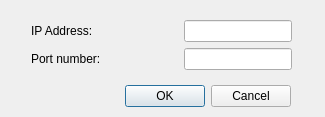
<?xml version="1.0" encoding="UTF-8"?>
<ui version="4.0">
 <class>connectDialog</class>
 <widget class="QDialog" name="connectDialog">
  <property name="geometry">
   <rect>
    <x>0</x>
    <y>0</y>
    <width>325</width>
    <height>117</height>
   </rect>
  </property>
  <property name="windowTitle">
   <string>Dialog</string>
  </property>
  <widget class="QDialogButtonBox" name="buttonBox">
   <property name="geometry">
    <rect>
     <x>30</x>
     <y>80</y>
     <width>261</width>
     <height>32</height>
    </rect>
   </property>
   <property name="orientation">
    <enum>Qt::Horizontal</enum>
   </property>
   <property name="standardButtons">
    <set>QDialogButtonBox::Cancel|QDialogButtonBox::Ok</set>
   </property>
  </widget>
  <widget class="QWidget" name="">
   <property name="geometry">
    <rect>
     <x>31</x>
     <y>20</y>
     <width>261</width>
     <height>52</height>
    </rect>
   </property>
   <layout class="QVBoxLayout" name="verticalLayout">
    <item>
     <layout class="QHBoxLayout" name="horizontalLayout">
      <item>
       <widget class="QLabel" name="label">
        <property name="text">
         <string>IP Address:</string>
        </property>
       </widget>
      </item>
      <item>
       <spacer name="horizontalSpacer">
        <property name="orientation">
         <enum>Qt::Horizontal</enum>
        </property>
        <property name="sizeHint" stdset="0">
         <size>
          <width>40</width>
          <height>20</height>
         </size>
        </property>
       </spacer>
      </item>
      <item>
       <widget class="QLineEdit" name="ipEdit"/>
      </item>
     </layout>
    </item>
    <item>
     <layout class="QHBoxLayout" name="horizontalLayout_2">
      <item>
       <widget class="QLabel" name="label_2">
        <property name="text">
         <string>Port number:</string>
        </property>
       </widget>
      </item>
      <item>
       <spacer name="horizontalSpacer_2">
        <property name="orientation">
         <enum>Qt::Horizontal</enum>
        </property>
        <property name="sizeHint" stdset="0">
         <size>
          <width>40</width>
          <height>20</height>
         </size>
        </property>
       </spacer>
      </item>
      <item>
       <widget class="QLineEdit" name="portEdit_2"/>
      </item>
     </layout>
    </item>
   </layout>
  </widget>
 </widget>
 <resources/>
 <connections>
  <connection>
   <sender>buttonBox</sender>
   <signal>accepted()</signal>
   <receiver>connectDialog</receiver>
   <slot>accept()</slot>
   <hints>
    <hint type="sourcelabel">
     <x>248</x>
     <y>254</y>
    </hint>
    <hint type="destinationlabel">
     <x>157</x>
     <y>274</y>
    </hint>
   </hints>
  </connection>
  <connection>
   <sender>buttonBox</sender>
   <signal>rejected()</signal>
   <receiver>connectDialog</receiver>
   <slot>reject()</slot>
   <hints>
    <hint type="sourcelabel">
     <x>316</x>
     <y>260</y>
    </hint>
    <hint type="destinationlabel">
     <x>286</x>
     <y>274</y>
    </hint>
   </hints>
  </connection>
 </connections>
</ui>
